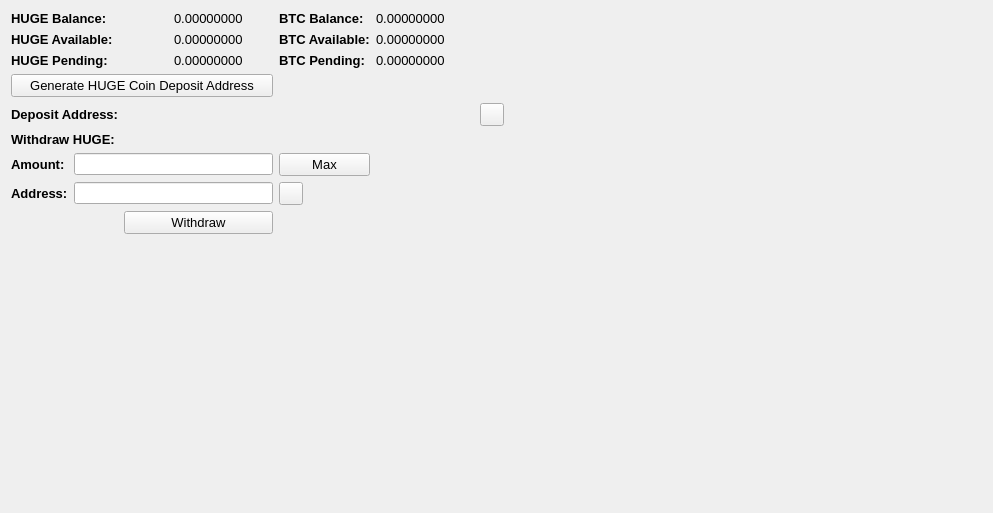
     <widget class="QWidget" name="BalanceTab">
      <attribute name="title">
       <string>Balance</string>
      </attribute>
      <layout class="QGridLayout" name="gridLayout_2">
       <item row="0" column="0" colspan="2">
        <widget class="QLabel" name="label_11">
         <property name="font">
          <font>
           <pointsize>10</pointsize>
           <weight>75</weight>
           <bold>true</bold>
          </font>
         </property>
         <property name="text">
          <string>HUGE Balance:</string>
         </property>
        </widget>
       </item>
       <item row="0" column="3">
        <widget class="QLabel" name="HMBalanceLabel">
         <property name="font">
          <font>
           <pointsize>10</pointsize>
          </font>
         </property>
         <property name="text">
          <string>0.00000000</string>
         </property>
         <property name="textInteractionFlags">
          <set>Qt::LinksAccessibleByMouse|Qt::TextSelectableByMouse</set>
         </property>
        </widget>
       </item>
       <item row="0" column="4">
        <widget class="QLabel" name="label_12">
         <property name="font">
          <font>
           <pointsize>10</pointsize>
           <weight>75</weight>
           <bold>true</bold>
          </font>
         </property>
         <property name="text">
          <string>BTC Balance:</string>
         </property>
        </widget>
       </item>
       <item row="0" column="5">
        <widget class="QLabel" name="BitcoinBalanceLabel">
         <property name="font">
          <font>
           <pointsize>10</pointsize>
          </font>
         </property>
         <property name="text">
          <string>0.00000000</string>
         </property>
         <property name="textInteractionFlags">
          <set>Qt::LinksAccessibleByMouse|Qt::TextSelectableByMouse</set>
         </property>
        </widget>
       </item>
       <item row="0" column="7" rowspan="10">
        <spacer name="horizontalSpacer_4">
         <property name="orientation">
          <enum>Qt::Horizontal</enum>
         </property>
         <property name="sizeHint" stdset="0">
          <size>
           <width>478</width>
           <height>488</height>
          </size>
         </property>
        </spacer>
       </item>
       <item row="1" column="0" colspan="2">
        <widget class="QLabel" name="label_13">
         <property name="font">
          <font>
           <pointsize>10</pointsize>
           <weight>75</weight>
           <bold>true</bold>
          </font>
         </property>
         <property name="text">
          <string>HUGE Available:</string>
         </property>
        </widget>
       </item>
       <item row="1" column="3">
        <widget class="QLabel" name="HMAvailableLabel_2">
         <property name="font">
          <font>
           <pointsize>10</pointsize>
          </font>
         </property>
         <property name="text">
          <string>0.00000000</string>
         </property>
         <property name="textInteractionFlags">
          <set>Qt::LinksAccessibleByMouse|Qt::TextSelectableByMouse</set>
         </property>
        </widget>
       </item>
       <item row="1" column="4">
        <widget class="QLabel" name="label_15">
         <property name="font">
          <font>
           <pointsize>10</pointsize>
           <weight>75</weight>
           <bold>true</bold>
          </font>
         </property>
         <property name="text">
          <string>BTC Available:</string>
         </property>
        </widget>
       </item>
       <item row="1" column="5">
        <widget class="QLabel" name="BitcoinAvailableLabel">
         <property name="font">
          <font>
           <pointsize>10</pointsize>
          </font>
         </property>
         <property name="text">
          <string>0.00000000</string>
         </property>
         <property name="textInteractionFlags">
          <set>Qt::LinksAccessibleByMouse|Qt::TextSelectableByMouse</set>
         </property>
        </widget>
       </item>
       <item row="2" column="0" colspan="2">
        <widget class="QLabel" name="label_14">
         <property name="font">
          <font>
           <pointsize>10</pointsize>
           <weight>75</weight>
           <bold>true</bold>
          </font>
         </property>
         <property name="text">
          <string>HUGE Pending:</string>
         </property>
        </widget>
       </item>
       <item row="2" column="3">
        <widget class="QLabel" name="HMPendingLabel">
         <property name="font">
          <font>
           <pointsize>10</pointsize>
          </font>
         </property>
         <property name="text">
          <string>0.00000000</string>
         </property>
         <property name="textInteractionFlags">
          <set>Qt::LinksAccessibleByMouse|Qt::TextSelectableByMouse</set>
         </property>
        </widget>
       </item>
       <item row="2" column="4">
        <widget class="QLabel" name="label_31">
         <property name="font">
          <font>
           <pointsize>10</pointsize>
           <weight>75</weight>
           <bold>true</bold>
          </font>
         </property>
         <property name="text">
          <string>BTC Pending:</string>
         </property>
        </widget>
       </item>
       <item row="2" column="5">
        <widget class="QLabel" name="BitcoinPendingLabel">
         <property name="font">
          <font>
           <pointsize>10</pointsize>
          </font>
         </property>
         <property name="text">
          <string>0.00000000</string>
         </property>
         <property name="textInteractionFlags">
          <set>Qt::LinksAccessibleByMouse|Qt::TextSelectableByMouse</set>
         </property>
        </widget>
       </item>
       <item row="3" column="0" colspan="4">
        <widget class="QPushButton" name="GenDepositBTN">
         <property name="font">
          <font>
           <pointsize>10</pointsize>
          </font>
         </property>
         <property name="text">
          <string>Generate HUGE Coin Deposit Address</string>
         </property>
        </widget>
       </item>
       <item row="4" column="0" colspan="3">
        <widget class="QLabel" name="label_33">
         <property name="font">
          <font>
           <pointsize>10</pointsize>
           <weight>75</weight>
           <bold>true</bold>
          </font>
         </property>
         <property name="text">
          <string>Deposit Address:</string>
         </property>
        </widget>
       </item>
       <item row="4" column="3" colspan="3">
        <widget class="QLabel" name="DepositAddressLabel">
         <property name="minimumSize">
          <size>
           <width>300</width>
           <height>0</height>
          </size>
         </property>
         <property name="palette">
          <palette>
           <active>
            <colorrole role="WindowText">
             <brush brushstyle="SolidPattern">
              <color alpha="255">
               <red>0</red>
               <green>0</green>
               <blue>0</blue>
              </color>
             </brush>
            </colorrole>
            <colorrole role="Text">
             <brush brushstyle="SolidPattern">
              <color alpha="255">
               <red>0</red>
               <green>0</green>
               <blue>255</blue>
              </color>
             </brush>
            </colorrole>
           </active>
           <inactive>
            <colorrole role="WindowText">
             <brush brushstyle="SolidPattern">
              <color alpha="255">
               <red>0</red>
               <green>0</green>
               <blue>0</blue>
              </color>
             </brush>
            </colorrole>
            <colorrole role="Text">
             <brush brushstyle="SolidPattern">
              <color alpha="255">
               <red>0</red>
               <green>0</green>
               <blue>255</blue>
              </color>
             </brush>
            </colorrole>
           </inactive>
           <disabled>
            <colorrole role="WindowText">
             <brush brushstyle="SolidPattern">
              <color alpha="255">
               <red>120</red>
               <green>120</green>
               <blue>120</blue>
              </color>
             </brush>
            </colorrole>
            <colorrole role="Text">
             <brush brushstyle="SolidPattern">
              <color alpha="255">
               <red>120</red>
               <green>120</green>
               <blue>120</blue>
              </color>
             </brush>
            </colorrole>
           </disabled>
          </palette>
         </property>
         <property name="font">
          <font>
           <pointsize>10</pointsize>
           <weight>75</weight>
           <bold>true</bold>
          </font>
         </property>
         <property name="text">
          <string/>
         </property>
         <property name="alignment">
          <set>Qt::AlignRight|Qt::AlignTrailing|Qt::AlignVCenter</set>
         </property>
         <property name="textInteractionFlags">
          <set>Qt::LinksAccessibleByMouse|Qt::TextSelectableByKeyboard|Qt::TextSelectableByMouse</set>
         </property>
        </widget>
       </item>
       <item row="4" column="6">
        <widget class="QToolButton" name="DepositCopyButton">
         <property name="toolTip">
          <string>Copy to clipboard</string>
         </property>
         <property name="text">
          <string/>
         </property>
         <property name="icon">
          <iconset resource="../bitcoin.qrc">
           <normaloff>:/icons/editcopy</normaloff>:/icons/editcopy</iconset>
         </property>
         <property name="shortcut">
          <string>Alt+P</string>
         </property>
        </widget>
       </item>
       <item row="5" column="0" colspan="2">
        <widget class="QLabel" name="label_34">
         <property name="font">
          <font>
           <pointsize>10</pointsize>
           <weight>75</weight>
           <bold>true</bold>
          </font>
         </property>
         <property name="text">
          <string>Withdraw HUGE:</string>
         </property>
        </widget>
       </item>
       <item row="6" column="0">
        <widget class="QLabel" name="label_26">
         <property name="font">
          <font>
           <pointsize>10</pointsize>
           <weight>75</weight>
           <bold>true</bold>
          </font>
         </property>
         <property name="text">
          <string>Amount:</string>
         </property>
        </widget>
       </item>
       <item row="6" column="1" colspan="3">
        <widget class="QLineEdit" name="WithdrawUnitsInput">
         <property name="font">
          <font>
           <pointsize>9</pointsize>
           <weight>75</weight>
           <bold>true</bold>
          </font>
         </property>
         <property name="text">
          <string/>
         </property>
        </widget>
       </item>
       <item row="6" column="4">
        <widget class="QPushButton" name="Withdraw_Max_Amount">
         <property name="font">
          <font>
           <pointsize>10</pointsize>
          </font>
         </property>
         <property name="text">
          <string>Max</string>
         </property>
        </widget>
       </item>
       <item row="7" column="0">
        <widget class="QLabel" name="label_10">
         <property name="font">
          <font>
           <pointsize>10</pointsize>
           <weight>75</weight>
           <bold>true</bold>
          </font>
         </property>
         <property name="text">
          <string>Address:</string>
         </property>
        </widget>
       </item>
       <item row="7" column="1" colspan="3">
        <widget class="QLineEdit" name="WithdrawAddress">
         <property name="font">
          <font>
           <pointsize>9</pointsize>
           <weight>75</weight>
           <bold>true</bold>
          </font>
         </property>
        </widget>
       </item>
       <item row="7" column="4">
        <widget class="QToolButton" name="WithdrawPasteButton">
         <property name="toolTip">
          <string>Paste from clipboard</string>
         </property>
         <property name="text">
          <string/>
         </property>
         <property name="icon">
          <iconset resource="../bitcoin.qrc">
           <normaloff>:/icons/editpaste</normaloff>:/icons/editpaste</iconset>
         </property>
         <property name="shortcut">
          <string>Alt+P</string>
         </property>
        </widget>
       </item>
       <item row="8" column="2" colspan="2">
        <widget class="QPushButton" name="WithdrawUnitsBtn">
         <property name="font">
          <font>
           <pointsize>10</pointsize>
          </font>
         </property>
         <property name="text">
          <string>Withdraw</string>
         </property>
        </widget>
       </item>
       <item row="9" column="0" colspan="6">
        <spacer name="verticalSpacer">
         <property name="orientation">
          <enum>Qt::Vertical</enum>
         </property>
         <property name="sizeHint" stdset="0">
          <size>
           <width>428</width>
           <height>262</height>
          </size>
         </property>
        </spacer>
       </item>
      </layout>
      <zorder>label_31</zorder>
      <zorder>label_15</zorder>
      <zorder>label_12</zorder>
      <zorder>label_14</zorder>
      <zorder>label_13</zorder>
      <zorder>label_11</zorder>
      <zorder>BitcoinBalanceLabel</zorder>
      <zorder>HMBalanceLabel</zorder>
      <zorder>HMAvailableLabel_2</zorder>
      <zorder>HMPendingLabel</zorder>
      <zorder>BitcoinAvailableLabel</zorder>
      <zorder>BitcoinPendingLabel</zorder>
      <zorder>label_33</zorder>
      <zorder>GenDepositBTN</zorder>
      <zorder>DepositAddressLabel</zorder>
      <zorder>Withdraw_Max_Amount</zorder>
      <zorder>label_34</zorder>
      <zorder>WithdrawUnitsInput</zorder>
      <zorder>label_10</zorder>
      <zorder>label_26</zorder>
      <zorder>WithdrawAddress</zorder>
      <zorder>WithdrawUnitsBtn</zorder>
      <zorder>horizontalSpacer_4</zorder>
      <zorder>verticalSpacer</zorder>
      <zorder>WithdrawPasteButton</zorder>
      <zorder>DepositCopyButton</zorder>
     </widget>
